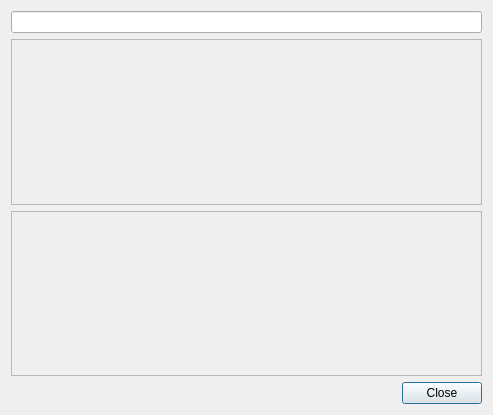
<?xml version="1.0" encoding="UTF-8"?>
<ui version="4.0">
 <class>PodcastInfoDialog</class>
 <widget class="QDialog" name="PodcastInfoDialog">
  <property name="geometry">
   <rect>
    <x>0</x>
    <y>0</y>
    <width>493</width>
    <height>415</height>
   </rect>
  </property>
  <property name="windowTitle">
   <string>Podcast Information</string>
  </property>
  <layout class="QVBoxLayout" name="verticalLayout_3">
   <item>
    <widget class="QLineEdit" name="podcast_url"/>
   </item>
   <item>
    <widget class="QScrollArea" name="episode_info_scroll_area">
     <property name="enabled">
      <bool>true</bool>
     </property>
     <property name="minimumSize">
      <size>
       <width>250</width>
       <height>100</height>
      </size>
     </property>
     <property name="horizontalScrollBarPolicy">
      <enum>Qt::ScrollBarAlwaysOff</enum>
     </property>
     <property name="widgetResizable">
      <bool>true</bool>
     </property>
     <widget class="EpisodeInfoWidget" name="episode_details">
      <property name="geometry">
       <rect>
        <x>0</x>
        <y>0</y>
        <width>473</width>
        <height>163</height>
       </rect>
      </property>
     </widget>
    </widget>
   </item>
   <item>
    <widget class="QScrollArea" name="podcast_info_scroll_area">
     <property name="minimumSize">
      <size>
       <width>250</width>
       <height>100</height>
      </size>
     </property>
     <property name="maximumSize">
      <size>
       <width>16777215</width>
       <height>16777215</height>
      </size>
     </property>
     <property name="horizontalScrollBarPolicy">
      <enum>Qt::ScrollBarAlwaysOff</enum>
     </property>
     <property name="widgetResizable">
      <bool>true</bool>
     </property>
     <widget class="PodcastInfoWidget" name="podcast_details">
      <property name="geometry">
       <rect>
        <x>0</x>
        <y>0</y>
        <width>473</width>
        <height>162</height>
       </rect>
      </property>
     </widget>
    </widget>
   </item>
   <item>
    <widget class="QDialogButtonBox" name="buttonBox">
     <property name="orientation">
      <enum>Qt::Horizontal</enum>
     </property>
     <property name="standardButtons">
      <set>QDialogButtonBox::Close</set>
     </property>
    </widget>
   </item>
  </layout>
 </widget>
 <customwidgets>
  <customwidget>
   <class>PodcastInfoWidget</class>
   <extends>QWidget</extends>
   <header>internet/podcasts/podcastinfowidget.h</header>
   <container>1</container>
  </customwidget>
  <customwidget>
   <class>EpisodeInfoWidget</class>
   <extends>QWidget</extends>
   <header location="global">internet/podcasts/episodeinfowidget.h</header>
   <container>1</container>
  </customwidget>
 </customwidgets>
 <resources/>
 <connections>
  <connection>
   <sender>buttonBox</sender>
   <signal>accepted()</signal>
   <receiver>PodcastInfoDialog</receiver>
   <slot>accept()</slot>
   <hints>
    <hint type="sourcelabel">
     <x>248</x>
     <y>254</y>
    </hint>
    <hint type="destinationlabel">
     <x>157</x>
     <y>274</y>
    </hint>
   </hints>
  </connection>
  <connection>
   <sender>buttonBox</sender>
   <signal>rejected()</signal>
   <receiver>PodcastInfoDialog</receiver>
   <slot>reject()</slot>
   <hints>
    <hint type="sourcelabel">
     <x>316</x>
     <y>260</y>
    </hint>
    <hint type="destinationlabel">
     <x>286</x>
     <y>274</y>
    </hint>
   </hints>
  </connection>
 </connections>
</ui>
